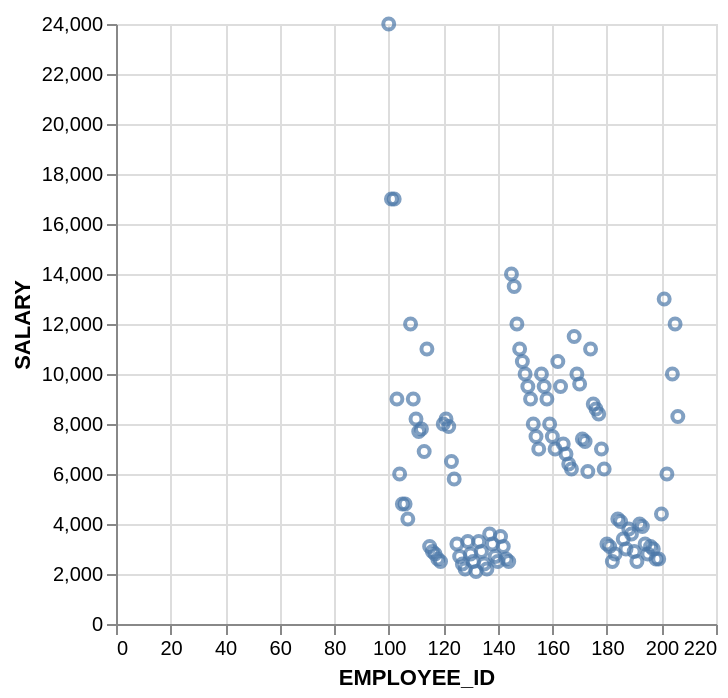

Specify this chart in Vega-Lite:
### Vega-Lite specification from a JSON file in a GitHub repository (floating-point values rounded to 4 significant figures)
{"data": {"values": [{"x_data": 100, "y_data": 24000}, {"x_data": 101, "y_data": 17000}, {"x_data": 102, "y_data": 17000}, {"x_data": 103, "y_data": 9000}, {"x_data": 104, "y_data": 6000}, {"x_data": 105, "y_data": 4800}, {"x_data": 106, "y_data": 4800}, {"x_data": 107, "y_data": 4200}, {"x_data": 108, "y_data": 12000}, {"x_data": 109, "y_data": 9000}, {"x_data": 110, "y_data": 8200}, {"x_data": 111, "y_data": 7700}, {"x_data": 112, "y_data": 7800}, {"x_data": 113, "y_data": 6900}, {"x_data": 114, "y_data": 11000}, {"x_data": 115, "y_data": 3100}, {"x_data": 116, "y_data": 2900}, {"x_data": 117, "y_data": 2800}, {"x_data": 118, "y_data": 2600}, {"x_data": 119, "y_data": 2500}, {"x_data": 120, "y_data": 8000}, {"x_data": 121, "y_data": 8200}, {"x_data": 122, "y_data": 7900}, {"x_data": 123, "y_data": 6500}, {"x_data": 124, "y_data": 5800}, {"x_data": 125, "y_data": 3200}, {"x_data": 126, "y_data": 2700}, {"x_data": 127, "y_data": 2400}, {"x_data": 128, "y_data": 2200}, {"x_data": 129, "y_data": 3300}, {"x_data": 130, "y_data": 2800}, {"x_data": 131, "y_data": 2500}, {"x_data": 132, "y_data": 2100}, {"x_data": 133, "y_data": 3300}, {"x_data": 134, "y_data": 2900}, {"x_data": 135, "y_data": 2400}, {"x_data": 136, "y_data": 2200}, {"x_data": 137, "y_data": 3600}, {"x_data": 138, "y_data": 3200}, {"x_data": 139, "y_data": 2700}, {"x_data": 140, "y_data": 2500}, {"x_data": 141, "y_data": 3500}, {"x_data": 142, "y_data": 3100}, {"x_data": 143, "y_data": 2600}, {"x_data": 144, "y_data": 2500}, {"x_data": 145, "y_data": 14000}, {"x_data": 146, "y_data": 13500}, {"x_data": 147, "y_data": 12000}, {"x_data": 148, "y_data": 11000}, {"x_data": 149, "y_data": 10500}, {"x_data": 150, "y_data": 10000}, {"x_data": 151, "y_data": 9500}, {"x_data": 152, "y_data": 9000}, {"x_data": 153, "y_data": 8000}, {"x_data": 154, "y_data": 7500}, {"x_data": 155, "y_data": 7000}, {"x_data": 156, "y_data": 10000}, {"x_data": 157, "y_data": 9500}, {"x_data": 158, "y_data": 9000}, {"x_data": 159, "y_data": 8000}, {"x_data": 160, "y_data": 7500}, {"x_data": 161, "y_data": 7000}, {"x_data": 162, "y_data": 10500}, {"x_data": 163, "y_data": 9500}, {"x_data": 164, "y_data": 7200}, {"x_data": 165, "y_data": 6800}, {"x_data": 166, "y_data": 6400}, {"x_data": 167, "y_data": 6200}, {"x_data": 168, "y_data": 11500}, {"x_data": 169, "y_data": 10000}, {"x_data": 170, "y_data": 9600}, {"x_data": 171, "y_data": 7400}, {"x_data": 172, "y_data": 7300}, {"x_data": 173, "y_data": 6100}, {"x_data": 174, "y_data": 11000}, {"x_data": 175, "y_data": 8800}, {"x_data": 176, "y_data": 8600}, {"x_data": 177, "y_data": 8400}, {"x_data": 178, "y_data": 7000}, {"x_data": 179, "y_data": 6200}, {"x_data": 180, "y_data": 3200}, {"x_data": 181, "y_data": 3100}, {"x_data": 182, "y_data": 2500}, {"x_data": 183, "y_data": 2800}, {"x_data": 184, "y_data": 4200}, {"x_data": 185, "y_data": 4100}, {"x_data": 186, "y_data": 3400}, {"x_data": 187, "y_data": 3000}, {"x_data": 188, "y_data": 3800}, {"x_data": 189, "y_data": 3600}, {"x_data": 190, "y_data": 2900}, {"x_data": 191, "y_data": 2500}, {"x_data": 192, "y_data": 4000}, {"x_data": 193, "y_data": 3900}, {"x_data": 194, "y_data": 3200}, {"x_data": 195, "y_data": 2800}, {"x_data": 196, "y_data": 3100}, {"x_data": 197, "y_data": 3000}, {"x_data": 198, "y_data": 2600}, {"x_data": 199, "y_data": 2600}, {"x_data": 200, "y_data": 4400}, {"x_data": 201, "y_data": 13000}, {"x_data": 202, "y_data": 6000}, {"x_data": 204, "y_data": 10000}, {"x_data": 205, "y_data": 12000}, {"x_data": 206, "y_data": 8300}]}, "mark": "point", "encoding": {"x": {"field": "x_data", "type": "quantitative", "title": "EMPLOYEE_ID"}, "y": {"field": "y_data", "type": "quantitative", "title": "SALARY"}}}
